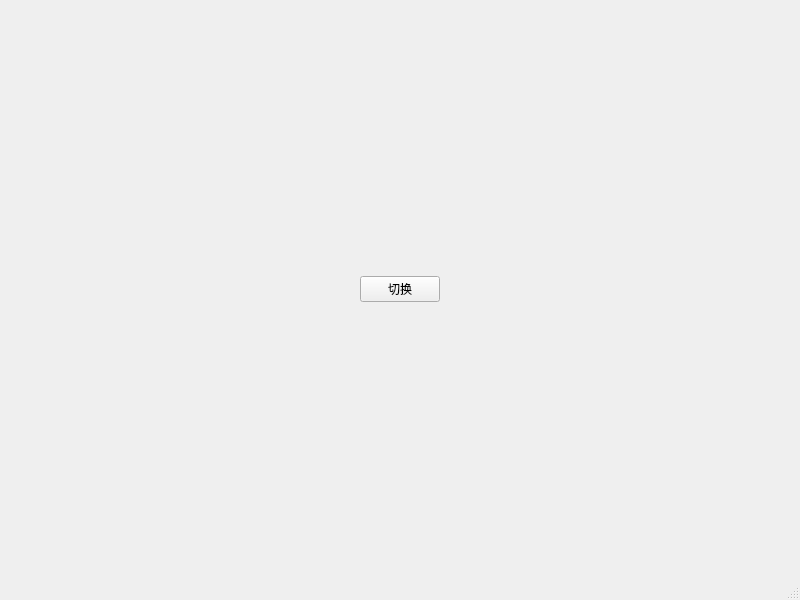
<?xml version="1.0" encoding="UTF-8"?>
<ui version="4.0">
 <class>MainWindow</class>
 <widget class="QMainWindow" name="MainWindow">
  <property name="geometry">
   <rect>
    <x>0</x>
    <y>0</y>
    <width>800</width>
    <height>600</height>
   </rect>
  </property>
  <property name="windowTitle">
   <string>MainWindow</string>
  </property>
  <widget class="QWidget" name="centralwidget">
   <layout class="QHBoxLayout" name="horizontalLayout">
    <item>
     <spacer name="horizontalSpacer">
      <property name="orientation">
       <enum>Qt::Orientation::Horizontal</enum>
      </property>
      <property name="sizeHint" stdset="0">
       <size>
        <width>40</width>
        <height>20</height>
       </size>
      </property>
     </spacer>
    </item>
    <item>
     <widget class="QPushButton" name="pushButton">
      <property name="text">
       <string>切换</string>
      </property>
     </widget>
    </item>
    <item>
     <spacer name="horizontalSpacer_2">
      <property name="orientation">
       <enum>Qt::Orientation::Horizontal</enum>
      </property>
      <property name="sizeHint" stdset="0">
       <size>
        <width>40</width>
        <height>20</height>
       </size>
      </property>
     </spacer>
    </item>
   </layout>
  </widget>
  <widget class="QMenuBar" name="menubar">
   <property name="geometry">
    <rect>
     <x>0</x>
     <y>0</y>
     <width>800</width>
     <height>21</height>
    </rect>
   </property>
  </widget>
  <widget class="QStatusBar" name="statusbar"/>
 </widget>
 <resources/>
 <connections/>
</ui>
